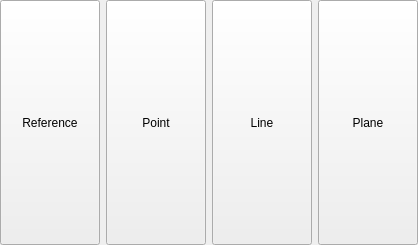
<?xml version="1.0" encoding="UTF-8"?>
<ui version="4.0">
 <class>qSlicerLORManualDOFWidget</class>
 <widget class="qSlicerWidget" name="qSlicerLORManualDOFWidget">
  <property name="geometry">
   <rect>
    <x>0</x>
    <y>0</y>
    <width>418</width>
    <height>245</height>
   </rect>
  </property>
  <property name="sizePolicy">
   <sizepolicy hsizetype="Expanding" vsizetype="Expanding">
    <horstretch>0</horstretch>
    <verstretch>0</verstretch>
   </sizepolicy>
  </property>
  <property name="windowTitle">
   <string>Form</string>
  </property>
  <layout class="QVBoxLayout" name="verticalLayout">
   <property name="margin">
    <number>0</number>
   </property>
   <item>
    <layout class="QHBoxLayout" name="ManualDofLayout">
     <item>
      <widget class="QPushButton" name="ReferenceButton">
       <property name="sizePolicy">
        <sizepolicy hsizetype="Expanding" vsizetype="Expanding">
         <horstretch>0</horstretch>
         <verstretch>0</verstretch>
        </sizepolicy>
       </property>
       <property name="text">
        <string>Reference</string>
       </property>
       <property name="checkable">
        <bool>true</bool>
       </property>
      </widget>
     </item>
     <item>
      <widget class="QPushButton" name="PointButton">
       <property name="sizePolicy">
        <sizepolicy hsizetype="Expanding" vsizetype="Expanding">
         <horstretch>0</horstretch>
         <verstretch>0</verstretch>
        </sizepolicy>
       </property>
       <property name="text">
        <string>Point</string>
       </property>
       <property name="checkable">
        <bool>true</bool>
       </property>
      </widget>
     </item>
     <item>
      <widget class="QPushButton" name="LineButton">
       <property name="sizePolicy">
        <sizepolicy hsizetype="Expanding" vsizetype="Expanding">
         <horstretch>0</horstretch>
         <verstretch>0</verstretch>
        </sizepolicy>
       </property>
       <property name="text">
        <string>Line</string>
       </property>
       <property name="checkable">
        <bool>true</bool>
       </property>
      </widget>
     </item>
     <item>
      <widget class="QPushButton" name="PlaneButton">
       <property name="sizePolicy">
        <sizepolicy hsizetype="Expanding" vsizetype="Expanding">
         <horstretch>0</horstretch>
         <verstretch>0</verstretch>
        </sizepolicy>
       </property>
       <property name="text">
        <string>Plane</string>
       </property>
       <property name="checkable">
        <bool>true</bool>
       </property>
      </widget>
     </item>
    </layout>
   </item>
  </layout>
 </widget>
 <customwidgets>
  <customwidget>
   <class>qSlicerWidget</class>
   <extends>QWidget</extends>
   <header>qSlicerWidget.h</header>
   <container>1</container>
  </customwidget>
 </customwidgets>
 <resources/>
 <connections/>
</ui>
